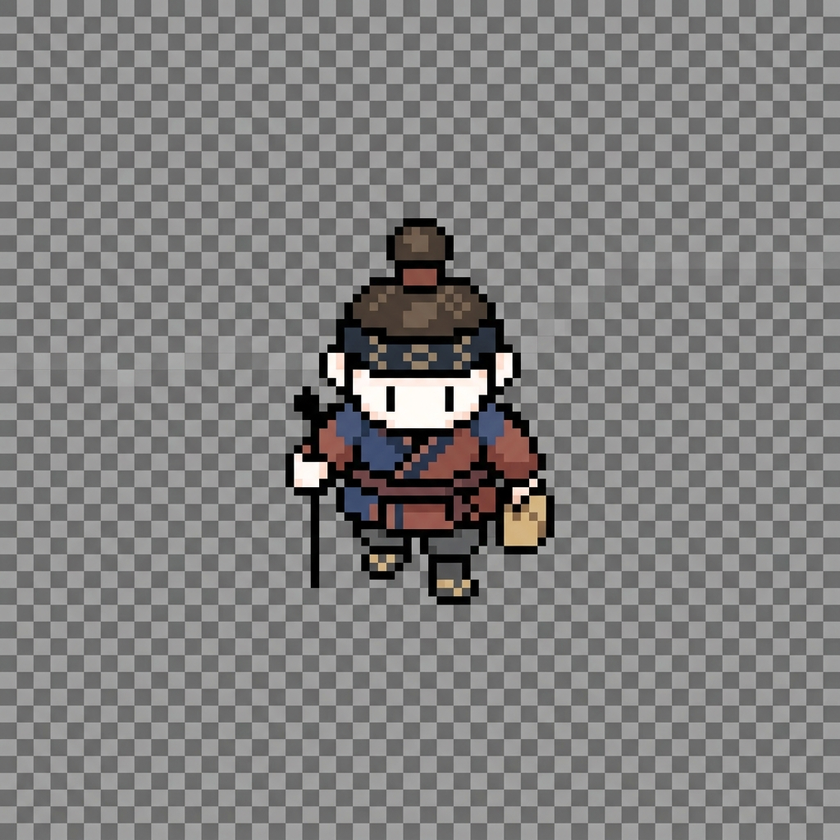
#> input picture assets/images/character.png, 840 x 840 px, shrunk from 1024 x 1024 before the run
$ python remove_checkerboard.py
#> lines starting #> are read from the running program, lines starting #| are printed output that depends on the picture
from PIL import Image

input_path = 'assets/images/character.png'
output_path = 'assets/images/character.png'

try:
    img = Image.open(input_path).convert("RGBA")
    pixels = img.load()
    width, height = img.size
#> width = 840; height = 840

    bg_pixels = []
    for x in range(min(50, width)):
        for y in range(min(50, height)):
            bg_pixels.append(pixels[x, y])
#> after the loop, bg_pixels = 2500 items, first 6: (106, 108, 107, 255), (105, 107, 106, 255), (104, 107, 106, 255), (105, 107, 106, 255), (105, 107, 106, 255), (105, 107, 106, 255)

    r_vals = [p[0] for p in bg_pixels]
#> r_vals = 2500 values, max 171 at index 1649, min 90 at index 1734, mean 129.8
    g_vals = [p[1] for p in bg_pixels]
#> g_vals = 2500 values, max 171 at index 1649, min 89 at index 1734, mean 129.9
    b_vals = [p[2] for p in bg_pixels]
#> b_vals = 2500 values, max 171 at index 1649, min 90 at index 1734, mean 129.6

    r_min, r_max = min(r_vals) - 15, max(r_vals) + 15
#> r_min = 75; r_max = 186
    g_min, g_max = min(g_vals) - 15, max(g_vals) + 15
#> g_min = 74; g_max = 186
    b_min, b_max = min(b_vals) - 15, max(b_vals) + 15
#> b_min = 75; b_max = 186

    print(f"Background bounds: R({r_min}-{r_max}), G({g_min}-{g_max}), B({b_min}-{b_max})")
#| Background bounds: R(75-186), G(74-186), B(75-186)

    for y in range(height):
        for x in range(width):
            r, g, b, a = pixels[x, y]
            if r_min <= r <= r_max and g_min <= g <= g_max and b_min <= b <= b_max:
                pixels[x, y] = (0, 0, 0, 0)

    img.save(output_path)
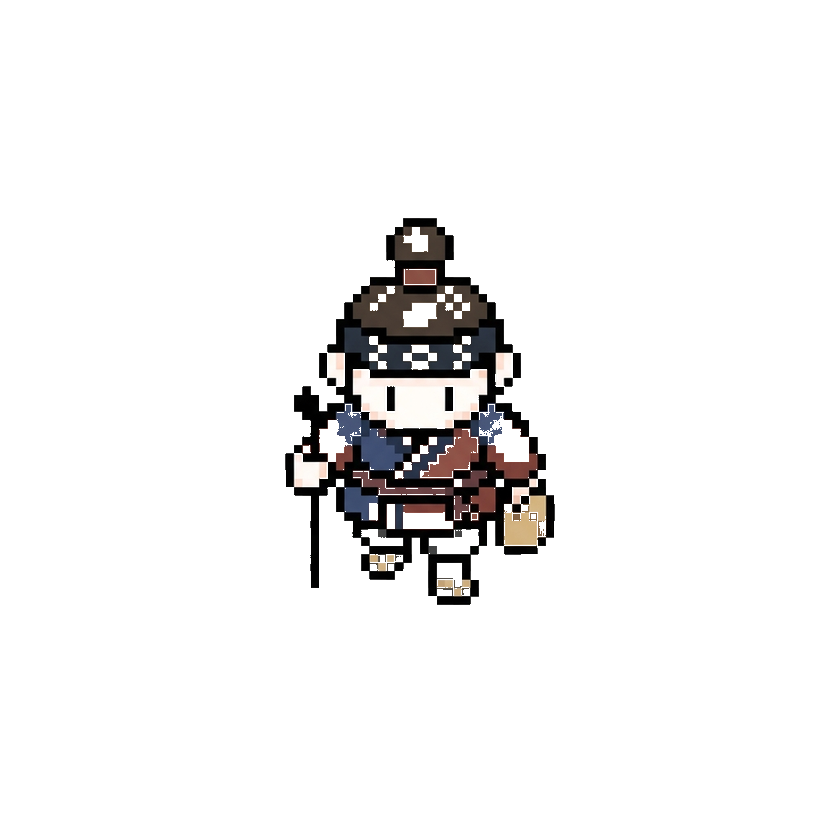
#> saved as character.png: PIL image 840x840 RGBA; mean R, G, B, A 5.5, 4.9, 4.8, 18.7; transparent parts drawn white
    print("Saved")
except Exception as e:
    print(f"Error: {e}")
